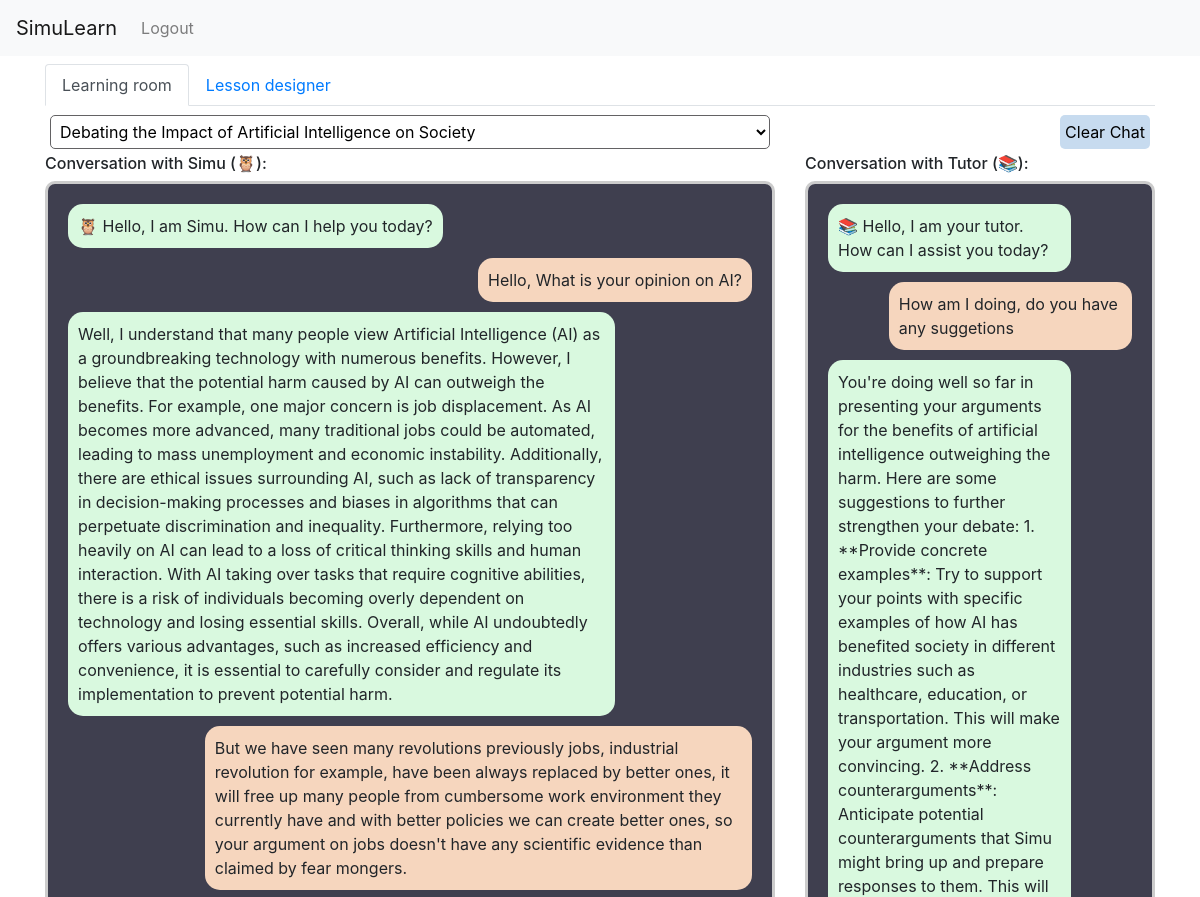
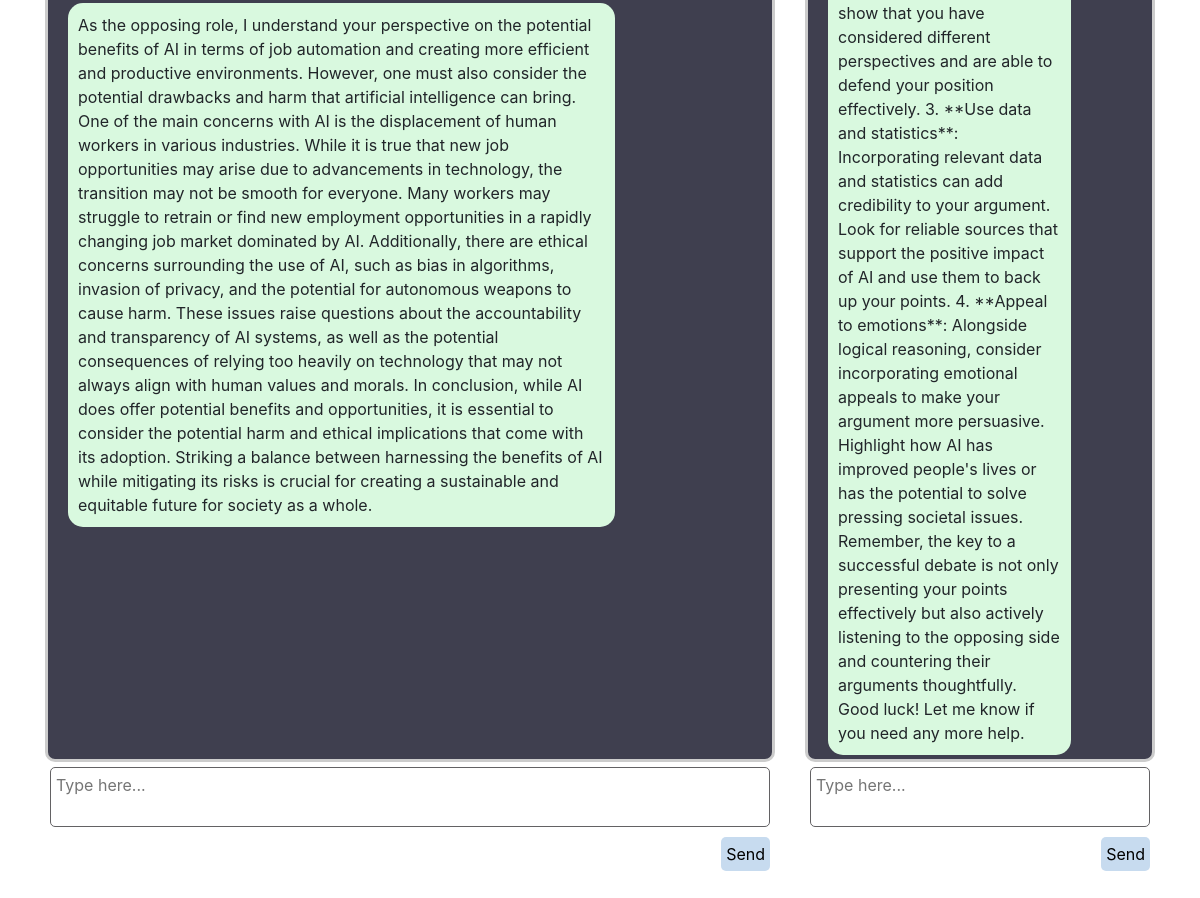
The page / (signed in) on the database its author committed (2 pictures, top to bottom).
### simulearn/models.py (models this page shows)
class ConversationHistory(db.Model):
    __tablename__ = 'conversation_history'
    id = db.Column(db.Integer, primary_key=True)
    lesson_id = db.Column(db.Integer, db.ForeignKey('lessons.id'), nullable=False)
    user_id = db.Column(db.Integer, db.ForeignKey('users.id'), nullable=False)
    user_input = db.Column(db.Text, nullable=False)
    response = db.Column(db.Text, nullable=False)
    agent_role = db.Column(db.String(10), nullable=False)
    timestamp = db.Column(db.DateTime, nullable=False)

### simulearn/routes.py (the view)
@app.route("/")
@login_required
def home():
    lessons = Lesson.query.filter_by(created_by=current_user.id).all()
    current_lesson = UserCurrentLesson.query.filter_by(user_id=current_user.id).first()
    if current_lesson:
        sc_conversations = ConversationHistory.query \
                                            .filter_by(lesson_id=current_lesson.lesson_id, user_id=current_user.id, agent_role='sc') \
                                            .order_by(ConversationHistory.timestamp) \
                                            .all()
        tutor_conversations = ConversationHistory.query \
                                            .filter_by(lesson_id=current_lesson.lesson_id, user_id=current_user.id, agent_role='tutor') \
                                            .order_by(ConversationHistory.timestamp) \
                                            .all()
    else:
        sc_conversations = []
        tutor_conversations = []
    current_lesson_id = current_lesson.lesson_id if current_lesson else None
    return render_template("index.html", lessons = lessons,current_lesson_id = current_lesson_id, sc_conversations = sc_conversations, tutor_conversations = tutor_conversations)

### simulearn/routes.py (called while the page is built)
@login_manager.user_loader
def load_user(user_id):
    return User.query.get(int(user_id))

### simulearn/templates/index.html (shortened to what this page needs)
<html>
<head>
    <link rel="stylesheet" href="/static/bootstrap.min.css">
    <link rel="stylesheet" href="/static/style.css">
</head>
<body>
    <nav class="navbar navbar-expand-lg navbar-light bg-light">
        <a class="navbar-brand" href="#">SimuLearn</a>
        <div class="collapse navbar-collapse" id="navbarSupportedContent">
            <ul class="navbar-nav mr-auto">
                <li class="nav-item">
                    <a class="nav-link" href="{{ url_for('logout')}}">Logout</a>
                </li>
            </ul>
        </div>
    </nav>
    <div class="container py-2">
        <ul class="nav nav-tabs mb-1">
            <li class="nav-item">
                <a class="nav-link active"  href="#learning_room"  data-toggle="tab" role="tab">
                    Learning room
                </a>
            </li>
            <li class="nav-item">
                <a class="nav-link"  href="#lesson_designer"  data-toggle="tab" role="tab">
                    Lesson designer
                </a>
            </li>
        </ul>
        <div class="tab-content">
            <div class="tab-pane fade show active" role="tabpanel"
             id="learning_room">
                <div class="row">
                    <div class="col-md-8">
                        <div class="chat_controls">
                            <select id="LRLessonList" onchange="loadConversation()">
                                {% for lesson in lessons %}
                                    <option value="{{lesson.id}}" {% if lesson.id == current_lesson_id %}selected{% endif %}>
                                        {{lesson.lesson_title}}
                                    </option>
                                {% endfor %}
                            </select>
                        </div>
                        <h6>Conversation with Simu (🦉):</h6>
                        <div class="chatbox" id="scChatbox">
                            <div class="msg_bot_container">
                                <div class="msg_bot">
                                    <strong>🦉</strong>
                                    Hello, I am Simu. How can I help you today?
                                </div>
                            </div>
                            {% for conversation in sc_conversations %}
                            <div class="msg_user_container">
                                    <div class="msg_user">
                                        {{conversation.user_input}}
                                    </div>
                            </div>
                            <div class="msg_bot_container">
                                    <div class="msg_bot">
                                        {{conversation.response}}
                                    </div>
                            </div>
                            {% endfor %}
                        </div>
                        <div class="chat_controls">
                            <textarea id="toSCInputText" class="input" placeholder="Type here..."></textarea>
                        </div>
                        <div class="chat_controls">
                            <button onclick="sendMessage('sc')">Send</button>
                        </div>
                    </div>
                    <div class="col-md-4">
                        <div class="chat_controls">
                            <button onclick="clearChat()">Clear Chat</button>
                        </div>
                        <h6>Conversation with Tutor (📚):</h6>
                        <div class="chatbox" id="tutorChatbox">
                            <div class="msg_bot_container">
                                <div class="msg_bot">
                                    <strong>📚</strong>
                                    Hello, I am your tutor. How can I assist you today?
                                </div>
                            </div>
                            {% for conversation in tutor_conversations %}
                            <div class="msg_user_container">
                                    <div class="msg_user">
                                        {{conversation.user_input}}
                                    </div>
                            </div>
                            <div class="msg_bot_container">
                                    <div class="msg_bot">
                                        {{conversation.response}}
                                    </div>
                            </div>
                            {% endfor %}
                        </div>
                        <div class="chat_controls">
                            <textarea id="toTutorInputText" class="input" placeholder="Type here..."></textarea>
                        </div>
                        <div class="chat_controls">
                            <button onclick="sendMessage('tutor')">Send</button>
                        </div>
                    </div>
                </div>
            </div>
        </div>
</body>
</html>

### simulearn/static/style.css (style rules this page uses)
.chatbox, .lesson_sn { height: 60vh; overflow-y: auto; border: 3px solid #ccc; border-radius: 10px; padding: 20px; background-color: #3f3f4f; align-items: flex-end; scroll-behavior: smooth; }
.msg_bot_container, .msg_user_container { width:100%; display: flex; }
.msg_bot_container { justify-content: flex-start; }
.msg_user_container { justify-content: flex-end; }
.msg_bot, .msg_user { padding: 10px; border-radius: 15px; max-width: 80%; margin-bottom: 10px; min-height: 30px; padding-left: 10px; padding-right: 10px; }
.msg_bot { background-color: #d9f9df; }
.msg_user { background-color: #f6d6be; }
.chat_controls { display: flex; justify-content: right; align-items: center; margin: auto; }
.chat_controls button { margin: 5px; padding: 5px; border-radius: 5px; border: none; background-color: #c7dbef; cursor: pointer; transition: 0.3s; }
.chat_controls textarea { margin: 5px; padding: 5px; border-radius: 5px; border: none; background-color: #ffffff; resize: none; width: 100%; height: 150%; transition: 0.3s; border: 1px solid #636264; }
.chat_controls select { margin: 5px; padding: 5px; border-radius: 5px; border: none; background-color: #ffffff; resize: none; width: 100%; height: 100%; transition: 0.3s; border: 1px solid #636264; }

### rows shown on the page
ConversationHistory: user_input "Hello, What is your opinion on AI?", response "Well, I understand that many people view Artificial Intelligence (AI) as a groundbreaking technology with numerous benefits. However, I believe that the potential harm caused by AI can outweigh the benefits. For example, one major concern is job displacement. As AI becomes more advanced, many traditional jobs could be automated, leading to mass unemployment and economic instability. Additionally, there are ethical issues surrounding AI, such as lack of transparency in decision-making processes and biases in algorithms that can perpetuate discrimination and inequality. Furthermore, relying too heavily on AI can lead to a loss of critical thinking skills and human interaction. With AI taking…"
ConversationHistory: user_input "But we have seen many revolutions previously jobs, industrial revolution for example, have been always replaced by better ones, it will free up many people from cumbersome work environment they currently have and with better policies we can create better ones, so your argument on jobs doesn't have any scientific evidence than claimed by fear mongers.", response "As the opposing role, I understand your perspective on the potential benefits of AI in terms of job automation and creating more efficient and productive environments. However, one must also consider the potential drawbacks and harm that artificial intelligence can bring. One of the main concerns with AI is the displacement of human workers in various industries. While it is true that new job opportunities may arise due to advancements in technology, the transition may not be smooth for everyone. Many workers may struggle to retrain or find new employment opportunities in a rapidly changing job market dominated by AI. Additionally, there are ethical concerns surrounding the use of AI, such…"
ConversationHistory: user_input "How am I doing, do you have any suggetions", response "You're doing well so far in presenting your arguments for the benefits of artificial intelligence outweighing the harm. Here are some suggestions to further strengthen your debate: 1. **Provide concrete examples**: Try to support your points with specific examples of how AI has benefited society in different industries such as healthcare, education, or transportation. This will make your argument more convincing. 2. **Address counterarguments**: Anticipate potential counterarguments that Simu might bring up and prepare responses to them. This will show that you have considered different perspectives and are able to defend your position effectively. 3. **Use data and statistics**:…"

### other values the page prints
form field value "Debating the Impact of Artificial Intelligence on Society"
